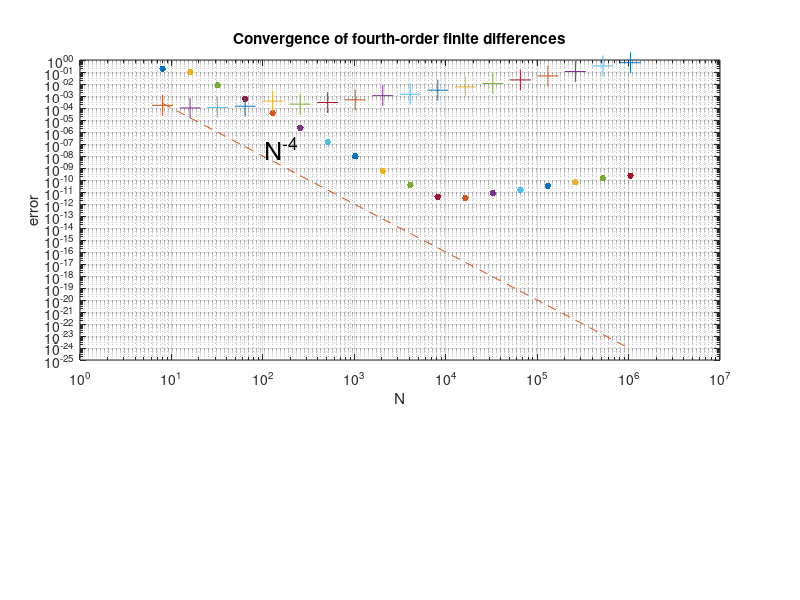

The MATLAB script that drew this image:
% p1.m - convergence of fourth-order finite differences

% For various N, set up grid in [-pi,pi] and function u(x):
  Nvec = 2.^(3:20);
  clf, subplot('position',[.1 .4 .8 .5])
  for N = Nvec
    
    h = 2*pi/N; x = -pi + (1:N)'*h;
    u = exp(sin(x).*sin(x)); uprime = 2*sin(x).*cos(x).*u;

    % Construct sparse fourth-order differentiation matrix:
    tic 
    e = ones(N,1);
    D =   sparse(1:N,[2:N 1],2*e/3,N,N)...
        - sparse(1:N,[3:N 1 2],e/12,N,N);
    D = (D-D')/h;
    time=toc
    % Plot max(abs(D*u-uprime)):
    error = norm(D*u-uprime,inf);
    loglog(N,error,'.','markersize',15), hold on
    loglog(N,time,'+','markersize',15), hold on
  end
  grid on, xlabel N, ylabel error
  title('Convergence of fourth-order finite differences')
  semilogy(Nvec,Nvec.^(-4),'--') 
  text(105,5e-8,'N^{-4}','fontsize',18)
  
  
 